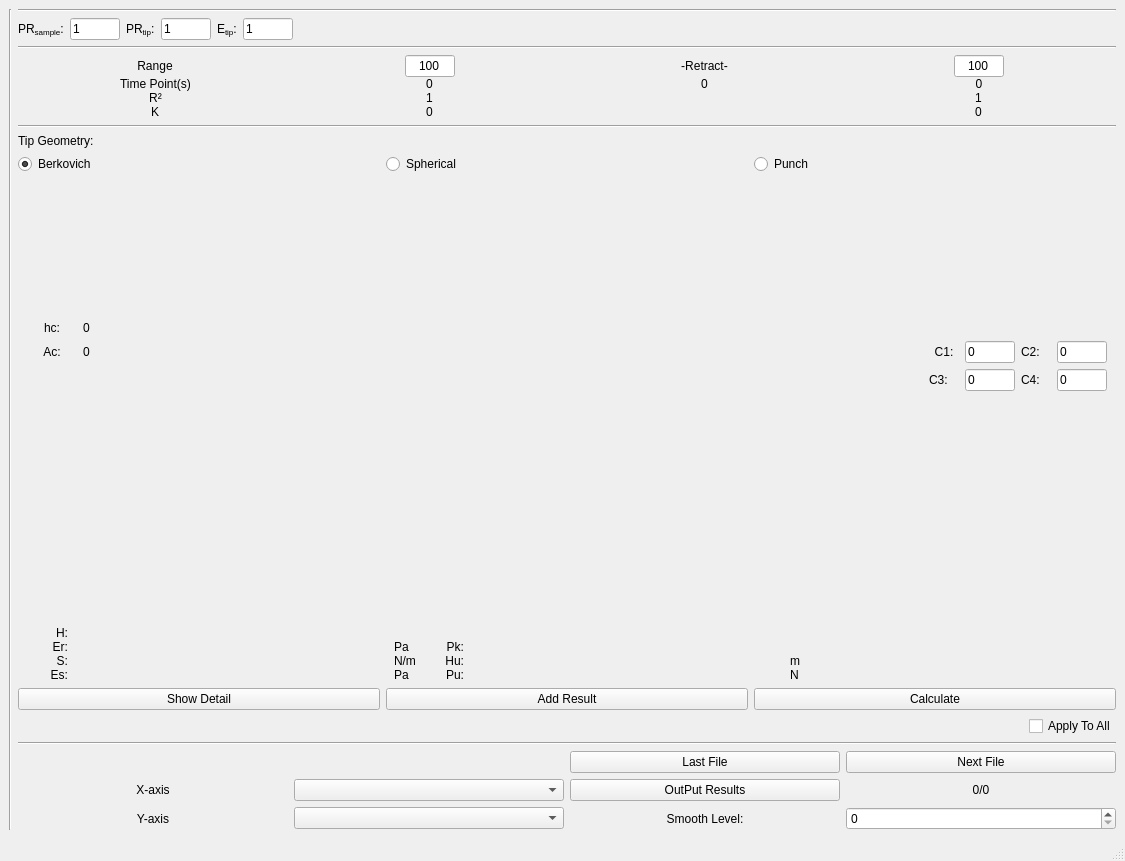
<?xml version="1.0" encoding="UTF-8"?>
<ui version="4.0">
 <class>MainWindow</class>
 <widget class="QMainWindow" name="MainWindow">
  <property name="geometry">
   <rect>
    <x>0</x>
    <y>0</y>
    <width>1125</width>
    <height>861</height>
   </rect>
  </property>
  <property name="windowTitle">
   <string>MainWindow</string>
  </property>
  <widget class="QWidget" name="centralwidget">
   <layout class="QHBoxLayout" name="horizontalLayout_2">
    <item>
     <layout class="QHBoxLayout" name="horizontalLayout" stretch="10,0,0">
      <item>
       <layout class="QVBoxLayout" name="main_view">
        <item>
         <layout class="QHBoxLayout" name="horizontalLayout_7"/>
        </item>
       </layout>
      </item>
      <item>
       <widget class="Line" name="line">
        <property name="orientation">
         <enum>Qt::Vertical</enum>
        </property>
       </widget>
      </item>
      <item>
       <layout class="QVBoxLayout" name="verticalLayout_2" stretch="0,0,0,0,0,0,0,0,0,0,0,0,0">
        <item>
         <widget class="Line" name="line_3">
          <property name="orientation">
           <enum>Qt::Horizontal</enum>
          </property>
         </widget>
        </item>
        <item>
         <layout class="QGridLayout" name="gridLayout_2">
          <property name="topMargin">
           <number>0</number>
          </property>
          <item row="2" column="3" alignment="Qt::AlignHCenter">
           <widget class="QLabel" name="label_24">
            <property name="maximumSize">
             <size>
              <width>16777215</width>
              <height>16777215</height>
             </size>
            </property>
            <property name="text">
             <string>&lt;html&gt;&lt;head/&gt;&lt;body&gt;&lt;p&gt;PR&lt;span style=&quot; vertical-align:sub;&quot;&gt;tip&lt;/span&gt;:&lt;/p&gt;&lt;/body&gt;&lt;/html&gt;</string>
            </property>
            <property name="wordWrap">
             <bool>false</bool>
            </property>
           </widget>
          </item>
          <item row="2" column="11">
           <spacer name="horizontalSpacer">
            <property name="orientation">
             <enum>Qt::Horizontal</enum>
            </property>
            <property name="sizeHint" stdset="0">
             <size>
              <width>40</width>
              <height>20</height>
             </size>
            </property>
           </spacer>
          </item>
          <item row="2" column="1">
           <widget class="QLabel" name="label_23">
            <property name="text">
             <string>&lt;html&gt;&lt;head/&gt;&lt;body&gt;&lt;p&gt;PR&lt;span style=&quot; vertical-align:sub;&quot;&gt;sample&lt;/span&gt;:&lt;/p&gt;&lt;/body&gt;&lt;/html&gt;</string>
            </property>
           </widget>
          </item>
          <item row="2" column="9" alignment="Qt::AlignHCenter">
           <widget class="QLabel" name="label_28">
            <property name="maximumSize">
             <size>
              <width>16777215</width>
              <height>16777215</height>
             </size>
            </property>
            <property name="text">
             <string>&lt;html&gt;&lt;head/&gt;&lt;body&gt;&lt;p&gt;E&lt;span style=&quot; vertical-align:sub;&quot;&gt;tip&lt;/span&gt;:&lt;/p&gt;&lt;/body&gt;&lt;/html&gt;</string>
            </property>
            <property name="wordWrap">
             <bool>true</bool>
            </property>
           </widget>
          </item>
          <item row="2" column="10">
           <widget class="QLineEdit" name="etip_et">
            <property name="maximumSize">
             <size>
              <width>50</width>
              <height>16777215</height>
             </size>
            </property>
            <property name="text">
             <string>1</string>
            </property>
           </widget>
          </item>
          <item row="2" column="5">
           <widget class="QLineEdit" name="prtip_et">
            <property name="maximumSize">
             <size>
              <width>50</width>
              <height>16777215</height>
             </size>
            </property>
            <property name="text">
             <string>1</string>
            </property>
           </widget>
          </item>
          <item row="2" column="2">
           <widget class="QLineEdit" name="prsample_et">
            <property name="maximumSize">
             <size>
              <width>50</width>
              <height>16777215</height>
             </size>
            </property>
            <property name="font">
             <font>
              <kerning>false</kerning>
             </font>
            </property>
            <property name="text">
             <string>1</string>
            </property>
           </widget>
          </item>
         </layout>
        </item>
        <item>
         <widget class="Line" name="line_5">
          <property name="orientation">
           <enum>Qt::Horizontal</enum>
          </property>
         </widget>
        </item>
        <item>
         <layout class="QGridLayout" name="gridLayout_3">
          <property name="bottomMargin">
           <number>0</number>
          </property>
          <property name="spacing">
           <number>0</number>
          </property>
          <item row="3" column="0" alignment="Qt::AlignHCenter">
           <widget class="QLabel" name="label_7">
            <property name="maximumSize">
             <size>
              <width>16777215</width>
              <height>16777215</height>
             </size>
            </property>
            <property name="text">
             <string>R²</string>
            </property>
            <property name="alignment">
             <set>Qt::AlignCenter</set>
            </property>
           </widget>
          </item>
          <item row="1" column="2" alignment="Qt::AlignHCenter|Qt::AlignVCenter">
           <widget class="QLabel" name="label_3">
            <property name="maximumSize">
             <size>
              <width>120</width>
              <height>16777215</height>
             </size>
            </property>
            <property name="text">
             <string>-Retract-</string>
            </property>
            <property name="alignment">
             <set>Qt::AlignCenter</set>
            </property>
           </widget>
          </item>
          <item row="1" column="0" alignment="Qt::AlignHCenter">
           <widget class="QLabel" name="label_4">
            <property name="maximumSize">
             <size>
              <width>16777215</width>
              <height>16777215</height>
             </size>
            </property>
            <property name="text">
             <string>Range</string>
            </property>
            <property name="alignment">
             <set>Qt::AlignCenter</set>
            </property>
           </widget>
          </item>
          <item row="2" column="2" alignment="Qt::AlignHCenter">
           <widget class="QLabel" name="rt_et">
            <property name="text">
             <string>0</string>
            </property>
            <property name="alignment">
             <set>Qt::AlignCenter</set>
            </property>
           </widget>
          </item>
          <item row="2" column="1" alignment="Qt::AlignHCenter">
           <widget class="QLabel" name="before_time">
            <property name="text">
             <string>0</string>
            </property>
            <property name="alignment">
             <set>Qt::AlignCenter</set>
            </property>
           </widget>
          </item>
          <item row="4" column="3" alignment="Qt::AlignHCenter">
           <widget class="QLabel" name="slope_after">
            <property name="text">
             <string>0</string>
            </property>
            <property name="alignment">
             <set>Qt::AlignCenter</set>
            </property>
           </widget>
          </item>
          <item row="3" column="3" alignment="Qt::AlignHCenter">
           <widget class="QLabel" name="r2_after">
            <property name="text">
             <string>1</string>
            </property>
            <property name="alignment">
             <set>Qt::AlignCenter</set>
            </property>
           </widget>
          </item>
          <item row="2" column="3">
           <widget class="QLabel" name="after_time">
            <property name="text">
             <string>0</string>
            </property>
            <property name="alignment">
             <set>Qt::AlignCenter</set>
            </property>
           </widget>
          </item>
          <item row="1" column="1" alignment="Qt::AlignHCenter|Qt::AlignVCenter">
           <widget class="QLineEdit" name="bc_et">
            <property name="maximumSize">
             <size>
              <width>50</width>
              <height>16777215</height>
             </size>
            </property>
            <property name="text">
             <string>100</string>
            </property>
            <property name="alignment">
             <set>Qt::AlignCenter</set>
            </property>
           </widget>
          </item>
          <item row="1" column="3" alignment="Qt::AlignHCenter|Qt::AlignVCenter">
           <widget class="QLineEdit" name="ac_et">
            <property name="maximumSize">
             <size>
              <width>50</width>
              <height>16777215</height>
             </size>
            </property>
            <property name="acceptDrops">
             <bool>false</bool>
            </property>
            <property name="text">
             <string>100</string>
            </property>
            <property name="alignment">
             <set>Qt::AlignCenter</set>
            </property>
           </widget>
          </item>
          <item row="4" column="1" alignment="Qt::AlignHCenter">
           <widget class="QLabel" name="slope_before">
            <property name="text">
             <string>0</string>
            </property>
            <property name="alignment">
             <set>Qt::AlignCenter</set>
            </property>
           </widget>
          </item>
          <item row="3" column="1" alignment="Qt::AlignHCenter">
           <widget class="QLabel" name="r2_before">
            <property name="text">
             <string>1</string>
            </property>
            <property name="alignment">
             <set>Qt::AlignCenter</set>
            </property>
           </widget>
          </item>
          <item row="2" column="0" alignment="Qt::AlignHCenter">
           <widget class="QLabel" name="label_17">
            <property name="maximumSize">
             <size>
              <width>16777215</width>
              <height>16777215</height>
             </size>
            </property>
            <property name="text">
             <string>Time Point(s)</string>
            </property>
            <property name="alignment">
             <set>Qt::AlignCenter</set>
            </property>
           </widget>
          </item>
          <item row="4" column="0" alignment="Qt::AlignHCenter">
           <widget class="QLabel" name="label_6">
            <property name="maximumSize">
             <size>
              <width>80</width>
              <height>16777215</height>
             </size>
            </property>
            <property name="text">
             <string>K</string>
            </property>
            <property name="alignment">
             <set>Qt::AlignCenter</set>
            </property>
           </widget>
          </item>
         </layout>
        </item>
        <item>
         <widget class="Line" name="line_4">
          <property name="orientation">
           <enum>Qt::Horizontal</enum>
          </property>
         </widget>
        </item>
        <item>
         <layout class="QVBoxLayout" name="verticalLayout">
          <item>
           <widget class="QLabel" name="label_14">
            <property name="text">
             <string>Tip Geometry:</string>
            </property>
           </widget>
          </item>
          <item>
           <layout class="QHBoxLayout" name="horizontalLayout_4">
            <item>
             <widget class="QRadioButton" name="radio_cone">
              <property name="text">
               <string>Berkovich</string>
              </property>
              <property name="checked">
               <bool>true</bool>
              </property>
             </widget>
            </item>
            <item>
             <widget class="QRadioButton" name="radio_spher">
              <property name="text">
               <string>Spherical</string>
              </property>
             </widget>
            </item>
            <item>
             <widget class="QRadioButton" name="radio_punch">
              <property name="text">
               <string>Punch</string>
              </property>
             </widget>
            </item>
           </layout>
          </item>
         </layout>
        </item>
        <item>
         <widget class="QStackedWidget" name="stackedWidget">
          <property name="enabled">
           <bool>true</bool>
          </property>
          <property name="minimumSize">
           <size>
            <width>0</width>
            <height>0</height>
           </size>
          </property>
          <property name="maximumSize">
           <size>
            <width>16777215</width>
            <height>16777215</height>
           </size>
          </property>
          <property name="statusTip">
           <string/>
          </property>
          <property name="currentIndex">
           <number>0</number>
          </property>
          <widget class="QWidget" name="Berkovich">
           <property name="maximumSize">
            <size>
             <width>16777215</width>
             <height>16777215</height>
            </size>
           </property>
           <layout class="QVBoxLayout" name="verticalLayout_3">
            <item>
             <layout class="QGridLayout" name="gridLayout_6">
              <item row="1" column="1">
               <widget class="QLabel" name="label_ac">
                <property name="text">
                 <string>0</string>
                </property>
                <property name="textInteractionFlags">
                 <set>Qt::LinksAccessibleByMouse|Qt::TextSelectableByMouse</set>
                </property>
               </widget>
              </item>
              <item row="1" column="4">
               <widget class="QLabel" name="label_29">
                <property name="minimumSize">
                 <size>
                  <width>0</width>
                  <height>0</height>
                 </size>
                </property>
                <property name="maximumSize">
                 <size>
                  <width>30</width>
                  <height>16777215</height>
                 </size>
                </property>
                <property name="text">
                 <string>C2:</string>
                </property>
               </widget>
              </item>
              <item row="1" column="2">
               <widget class="QLabel" name="label_34">
                <property name="maximumSize">
                 <size>
                  <width>30</width>
                  <height>16777215</height>
                 </size>
                </property>
                <property name="text">
                 <string>C1:</string>
                </property>
                <property name="alignment">
                 <set>Qt::AlignCenter</set>
                </property>
               </widget>
              </item>
              <item row="2" column="2">
               <widget class="QLabel" name="label_18">
                <property name="minimumSize">
                 <size>
                  <width>20</width>
                  <height>0</height>
                 </size>
                </property>
                <property name="maximumSize">
                 <size>
                  <width>16777215</width>
                  <height>16777215</height>
                 </size>
                </property>
                <property name="text">
                 <string>C3:</string>
                </property>
               </widget>
              </item>
              <item row="0" column="1" alignment="Qt::AlignBottom">
               <widget class="QLabel" name="label_hc">
                <property name="text">
                 <string>0</string>
                </property>
                <property name="textInteractionFlags">
                 <set>Qt::LinksAccessibleByMouse|Qt::TextSelectableByMouse</set>
                </property>
               </widget>
              </item>
              <item row="1" column="0">
               <widget class="QLabel" name="label_32">
                <property name="minimumSize">
                 <size>
                  <width>18</width>
                  <height>0</height>
                 </size>
                </property>
                <property name="maximumSize">
                 <size>
                  <width>16777215</width>
                  <height>16777215</height>
                 </size>
                </property>
                <property name="text">
                 <string>Ac:</string>
                </property>
                <property name="alignment">
                 <set>Qt::AlignCenter</set>
                </property>
               </widget>
              </item>
              <item row="2" column="3">
               <widget class="QLineEdit" name="et_c3">
                <property name="minimumSize">
                 <size>
                  <width>50</width>
                  <height>0</height>
                 </size>
                </property>
                <property name="maximumSize">
                 <size>
                  <width>50</width>
                  <height>16777215</height>
                 </size>
                </property>
                <property name="text">
                 <string>0</string>
                </property>
               </widget>
              </item>
              <item row="0" column="0" alignment="Qt::AlignBottom">
               <widget class="QLabel" name="label_16">
                <property name="maximumSize">
                 <size>
                  <width>50</width>
                  <height>16777215</height>
                 </size>
                </property>
                <property name="text">
                 <string>hc:</string>
                </property>
                <property name="alignment">
                 <set>Qt::AlignCenter</set>
                </property>
               </widget>
              </item>
              <item row="1" column="3">
               <widget class="QLineEdit" name="et_c1">
                <property name="minimumSize">
                 <size>
                  <width>50</width>
                  <height>0</height>
                 </size>
                </property>
                <property name="maximumSize">
                 <size>
                  <width>50</width>
                  <height>16777215</height>
                 </size>
                </property>
                <property name="text">
                 <string>0</string>
                </property>
               </widget>
              </item>
              <item row="2" column="5">
               <widget class="QLineEdit" name="et_c4">
                <property name="minimumSize">
                 <size>
                  <width>50</width>
                  <height>0</height>
                 </size>
                </property>
                <property name="maximumSize">
                 <size>
                  <width>50</width>
                  <height>16777215</height>
                 </size>
                </property>
                <property name="text">
                 <string>0</string>
                </property>
               </widget>
              </item>
              <item row="1" column="5">
               <widget class="QLineEdit" name="et_c2">
                <property name="minimumSize">
                 <size>
                  <width>50</width>
                  <height>0</height>
                 </size>
                </property>
                <property name="maximumSize">
                 <size>
                  <width>50</width>
                  <height>16777215</height>
                 </size>
                </property>
                <property name="text">
                 <string>0</string>
                </property>
               </widget>
              </item>
              <item row="2" column="4">
               <widget class="QLabel" name="label_30">
                <property name="minimumSize">
                 <size>
                  <width>0</width>
                  <height>0</height>
                 </size>
                </property>
                <property name="maximumSize">
                 <size>
                  <width>30</width>
                  <height>16777215</height>
                 </size>
                </property>
                <property name="text">
                 <string>C4:</string>
                </property>
               </widget>
              </item>
             </layout>
            </item>
           </layout>
          </widget>
          <widget class="QWidget" name="Spherical">
           <layout class="QHBoxLayout" name="horizontalLayout_5">
            <item>
             <layout class="QHBoxLayout" name="horizontalLayout_3">
              <item>
               <layout class="QGridLayout" name="gridLayout_5">
                <item row="0" column="1">
                 <widget class="QLineEdit" name="radius_et">
                  <property name="minimumSize">
                   <size>
                    <width>0</width>
                    <height>0</height>
                   </size>
                  </property>
                  <property name="maximumSize">
                   <size>
                    <width>200</width>
                    <height>16777215</height>
                   </size>
                  </property>
                  <property name="text">
                   <string>3.022</string>
                  </property>
                 </widget>
                </item>
                <item row="0" column="3">
                 <spacer name="horizontalSpacer_2">
                  <property name="orientation">
                   <enum>Qt::Horizontal</enum>
                  </property>
                  <property name="sizeHint" stdset="0">
                   <size>
                    <width>40</width>
                    <height>20</height>
                   </size>
                  </property>
                 </spacer>
                </item>
                <item row="0" column="0">
                 <widget class="QLabel" name="label_5">
                  <property name="maximumSize">
                   <size>
                    <width>50</width>
                    <height>16777215</height>
                   </size>
                  </property>
                  <property name="text">
                   <string>Radius:</string>
                  </property>
                 </widget>
                </item>
                <item row="0" column="2">
                 <widget class="QLabel" name="label_9">
                  <property name="minimumSize">
                   <size>
                    <width>20</width>
                    <height>0</height>
                   </size>
                  </property>
                  <property name="maximumSize">
                   <size>
                    <width>20</width>
                    <height>16777215</height>
                   </size>
                  </property>
                  <property name="text">
                   <string>um</string>
                  </property>
                 </widget>
                </item>
                <item row="1" column="0">
                 <spacer name="verticalSpacer_2">
                  <property name="orientation">
                   <enum>Qt::Vertical</enum>
                  </property>
                  <property name="sizeHint" stdset="0">
                   <size>
                    <width>20</width>
                    <height>40</height>
                   </size>
                  </property>
                 </spacer>
                </item>
               </layout>
              </item>
             </layout>
            </item>
           </layout>
          </widget>
         </widget>
        </item>
        <item>
         <spacer name="verticalSpacer">
          <property name="orientation">
           <enum>Qt::Vertical</enum>
          </property>
          <property name="sizeHint" stdset="0">
           <size>
            <width>20</width>
            <height>40</height>
           </size>
          </property>
         </spacer>
        </item>
        <item>
         <layout class="QGridLayout" name="gridLayout_4">
          <property name="spacing">
           <number>0</number>
          </property>
          <item row="3" column="3">
           <widget class="QLabel" name="label_8">
            <property name="maximumSize">
             <size>
              <width>30</width>
              <height>16777215</height>
             </size>
            </property>
            <property name="text">
             <string>Pa</string>
            </property>
            <property name="alignment">
             <set>Qt::AlignLeading|Qt::AlignLeft|Qt::AlignVCenter</set>
            </property>
            <property name="wordWrap">
             <bool>false</bool>
            </property>
           </widget>
          </item>
          <item row="1" column="1">
           <widget class="QLabel" name="label_33">
            <property name="maximumSize">
             <size>
              <width>50</width>
              <height>16777215</height>
             </size>
            </property>
            <property name="text">
             <string>Er:</string>
            </property>
            <property name="alignment">
             <set>Qt::AlignRight|Qt::AlignTrailing|Qt::AlignVCenter</set>
            </property>
           </widget>
          </item>
          <item row="1" column="3">
           <widget class="QLabel" name="label">
            <property name="maximumSize">
             <size>
              <width>30</width>
              <height>16777215</height>
             </size>
            </property>
            <property name="text">
             <string>Pa</string>
            </property>
            <property name="scaledContents">
             <bool>false</bool>
            </property>
            <property name="alignment">
             <set>Qt::AlignLeading|Qt::AlignLeft|Qt::AlignVCenter</set>
            </property>
            <property name="wordWrap">
             <bool>false</bool>
            </property>
           </widget>
          </item>
          <item row="2" column="1">
           <widget class="QLabel" name="label_22">
            <property name="maximumSize">
             <size>
              <width>50</width>
              <height>16777215</height>
             </size>
            </property>
            <property name="text">
             <string>S:</string>
            </property>
            <property name="alignment">
             <set>Qt::AlignRight|Qt::AlignTrailing|Qt::AlignVCenter</set>
            </property>
           </widget>
          </item>
          <item row="3" column="5">
           <widget class="QLabel" name="label_pu">
            <property name="text">
             <string/>
            </property>
            <property name="textInteractionFlags">
             <set>Qt::LinksAccessibleByMouse</set>
            </property>
           </widget>
          </item>
          <item row="3" column="4">
           <widget class="QLabel" name="label_25">
            <property name="maximumSize">
             <size>
              <width>40</width>
              <height>16777215</height>
             </size>
            </property>
            <property name="text">
             <string>Pu:</string>
            </property>
            <property name="alignment">
             <set>Qt::AlignRight|Qt::AlignTrailing|Qt::AlignVCenter</set>
            </property>
           </widget>
          </item>
          <item row="3" column="2">
           <widget class="QLabel" name="lable_esdata">
            <property name="text">
             <string/>
            </property>
            <property name="alignment">
             <set>Qt::AlignLeading|Qt::AlignLeft|Qt::AlignVCenter</set>
            </property>
            <property name="textInteractionFlags">
             <set>Qt::LinksAccessibleByMouse</set>
            </property>
           </widget>
          </item>
          <item row="0" column="2">
           <widget class="QLabel" name="label_h">
            <property name="text">
             <string/>
            </property>
            <property name="textInteractionFlags">
             <set>Qt::LinksAccessibleByMouse</set>
            </property>
           </widget>
          </item>
          <item row="2" column="5">
           <widget class="QLabel" name="label_hu">
            <property name="text">
             <string/>
            </property>
            <property name="textInteractionFlags">
             <set>Qt::LinksAccessibleByMouse</set>
            </property>
           </widget>
          </item>
          <item row="2" column="2">
           <widget class="QLabel" name="label_s">
            <property name="text">
             <string/>
            </property>
            <property name="textInteractionFlags">
             <set>Qt::LinksAccessibleByMouse</set>
            </property>
           </widget>
          </item>
          <item row="1" column="4">
           <widget class="QLabel" name="label_31">
            <property name="text">
             <string>Pk:</string>
            </property>
            <property name="alignment">
             <set>Qt::AlignRight|Qt::AlignTrailing|Qt::AlignVCenter</set>
            </property>
           </widget>
          </item>
          <item row="1" column="5">
           <widget class="QLabel" name="label_pk">
            <property name="text">
             <string/>
            </property>
           </widget>
          </item>
          <item row="2" column="4">
           <widget class="QLabel" name="label_26">
            <property name="maximumSize">
             <size>
              <width>40</width>
              <height>16777215</height>
             </size>
            </property>
            <property name="text">
             <string>Hu:</string>
            </property>
            <property name="alignment">
             <set>Qt::AlignRight|Qt::AlignTrailing|Qt::AlignVCenter</set>
            </property>
           </widget>
          </item>
          <item row="1" column="2">
           <widget class="QLabel" name="label_er">
            <property name="text">
             <string/>
            </property>
           </widget>
          </item>
          <item row="0" column="1">
           <widget class="QLabel" name="label_21">
            <property name="maximumSize">
             <size>
              <width>50</width>
              <height>16777215</height>
             </size>
            </property>
            <property name="text">
             <string>H:</string>
            </property>
            <property name="alignment">
             <set>Qt::AlignRight|Qt::AlignTrailing|Qt::AlignVCenter</set>
            </property>
           </widget>
          </item>
          <item row="2" column="3">
           <widget class="QLabel" name="label_2">
            <property name="maximumSize">
             <size>
              <width>30</width>
              <height>16777215</height>
             </size>
            </property>
            <property name="text">
             <string>N/m</string>
            </property>
            <property name="scaledContents">
             <bool>false</bool>
            </property>
            <property name="alignment">
             <set>Qt::AlignLeading|Qt::AlignLeft|Qt::AlignVCenter</set>
            </property>
            <property name="wordWrap">
             <bool>false</bool>
            </property>
           </widget>
          </item>
          <item row="3" column="1">
           <widget class="QLabel" name="label_20">
            <property name="maximumSize">
             <size>
              <width>50</width>
              <height>16777215</height>
             </size>
            </property>
            <property name="text">
             <string>Es:</string>
            </property>
            <property name="alignment">
             <set>Qt::AlignRight|Qt::AlignTrailing|Qt::AlignVCenter</set>
            </property>
           </widget>
          </item>
          <item row="2" column="6" alignment="Qt::AlignLeft|Qt::AlignVCenter">
           <widget class="QLabel" name="label_19">
            <property name="maximumSize">
             <size>
              <width>30</width>
              <height>16777215</height>
             </size>
            </property>
            <property name="text">
             <string>m</string>
            </property>
            <property name="alignment">
             <set>Qt::AlignLeading|Qt::AlignLeft|Qt::AlignVCenter</set>
            </property>
            <property name="wordWrap">
             <bool>false</bool>
            </property>
           </widget>
          </item>
          <item row="3" column="6" alignment="Qt::AlignLeft|Qt::AlignVCenter">
           <widget class="QLabel" name="label_15">
            <property name="maximumSize">
             <size>
              <width>30</width>
              <height>16777215</height>
             </size>
            </property>
            <property name="text">
             <string>N</string>
            </property>
            <property name="alignment">
             <set>Qt::AlignLeading|Qt::AlignLeft|Qt::AlignVCenter</set>
            </property>
            <property name="wordWrap">
             <bool>false</bool>
            </property>
           </widget>
          </item>
         </layout>
        </item>
        <item>
         <layout class="QHBoxLayout" name="horizontalLayout_6">
          <property name="topMargin">
           <number>0</number>
          </property>
          <item>
           <widget class="QPushButton" name="pushButton">
            <property name="text">
             <string>Show Detail</string>
            </property>
           </widget>
          </item>
          <item>
           <widget class="QPushButton" name="add">
            <property name="text">
             <string>Add Result</string>
            </property>
           </widget>
          </item>
          <item>
           <widget class="QPushButton" name="calculateButton">
            <property name="text">
             <string>Calculate</string>
            </property>
           </widget>
          </item>
         </layout>
        </item>
        <item alignment="Qt::AlignRight">
         <widget class="QCheckBox" name="checkBoxApplyToAll">
          <property name="text">
           <string>Apply To All</string>
          </property>
         </widget>
        </item>
        <item>
         <widget class="Line" name="line_2">
          <property name="orientation">
           <enum>Qt::Horizontal</enum>
          </property>
         </widget>
        </item>
        <item>
         <layout class="QGridLayout" name="gridLayout">
          <item row="10" column="0">
           <widget class="QLabel" name="label_10">
            <property name="text">
             <string>X-axis</string>
            </property>
            <property name="alignment">
             <set>Qt::AlignCenter</set>
            </property>
           </widget>
          </item>
          <item row="10" column="2">
           <widget class="QComboBox" name="x_combo"/>
          </item>
          <item row="11" column="4">
           <widget class="QSpinBox" name="smooth_spinBox"/>
          </item>
          <item row="11" column="2">
           <widget class="QComboBox" name="y_combo"/>
          </item>
          <item row="11" column="0">
           <widget class="QLabel" name="label_12">
            <property name="text">
             <string>Y-axis</string>
            </property>
            <property name="alignment">
             <set>Qt::AlignCenter</set>
            </property>
           </widget>
          </item>
          <item row="11" column="3">
           <widget class="QLabel" name="label_11">
            <property name="text">
             <string>Smooth Level:</string>
            </property>
            <property name="alignment">
             <set>Qt::AlignCenter</set>
            </property>
           </widget>
          </item>
          <item row="9" column="4">
           <widget class="QPushButton" name="igonre">
            <property name="text">
             <string>Next File</string>
            </property>
           </widget>
          </item>
          <item row="10" column="4">
           <widget class="QLabel" name="countindex">
            <property name="minimumSize">
             <size>
              <width>30</width>
              <height>0</height>
             </size>
            </property>
            <property name="text">
             <string>0/0</string>
            </property>
            <property name="alignment">
             <set>Qt::AlignCenter</set>
            </property>
            <property name="wordWrap">
             <bool>false</bool>
            </property>
           </widget>
          </item>
          <item row="9" column="3">
           <widget class="QPushButton" name="lastButton">
            <property name="text">
             <string>Last File</string>
            </property>
           </widget>
          </item>
          <item row="10" column="3">
           <widget class="QPushButton" name="pushButton_2">
            <property name="text">
             <string>OutPut Results</string>
            </property>
           </widget>
          </item>
         </layout>
        </item>
       </layout>
      </item>
     </layout>
    </item>
   </layout>
  </widget>
  <widget class="QMenuBar" name="menubar">
   <property name="geometry">
    <rect>
     <x>0</x>
     <y>0</y>
     <width>1125</width>
     <height>26</height>
    </rect>
   </property>
  </widget>
  <widget class="QStatusBar" name="statusbar"/>
 </widget>
 <tabstops>
  <tabstop>prtip_et</tabstop>
  <tabstop>etip_et</tabstop>
  <tabstop>prsample_et</tabstop>
  <tabstop>ac_et</tabstop>
  <tabstop>bc_et</tabstop>
  <tabstop>radio_cone</tabstop>
  <tabstop>radio_spher</tabstop>
  <tabstop>radio_punch</tabstop>
  <tabstop>et_c1</tabstop>
  <tabstop>et_c2</tabstop>
  <tabstop>et_c3</tabstop>
  <tabstop>et_c4</tabstop>
  <tabstop>pushButton</tabstop>
  <tabstop>add</tabstop>
  <tabstop>calculateButton</tabstop>
  <tabstop>x_combo</tabstop>
  <tabstop>smooth_spinBox</tabstop>
  <tabstop>y_combo</tabstop>
  <tabstop>igonre</tabstop>
  <tabstop>lastButton</tabstop>
  <tabstop>pushButton_2</tabstop>
  <tabstop>radius_et</tabstop>
 </tabstops>
 <resources/>
 <connections/>
</ui>
